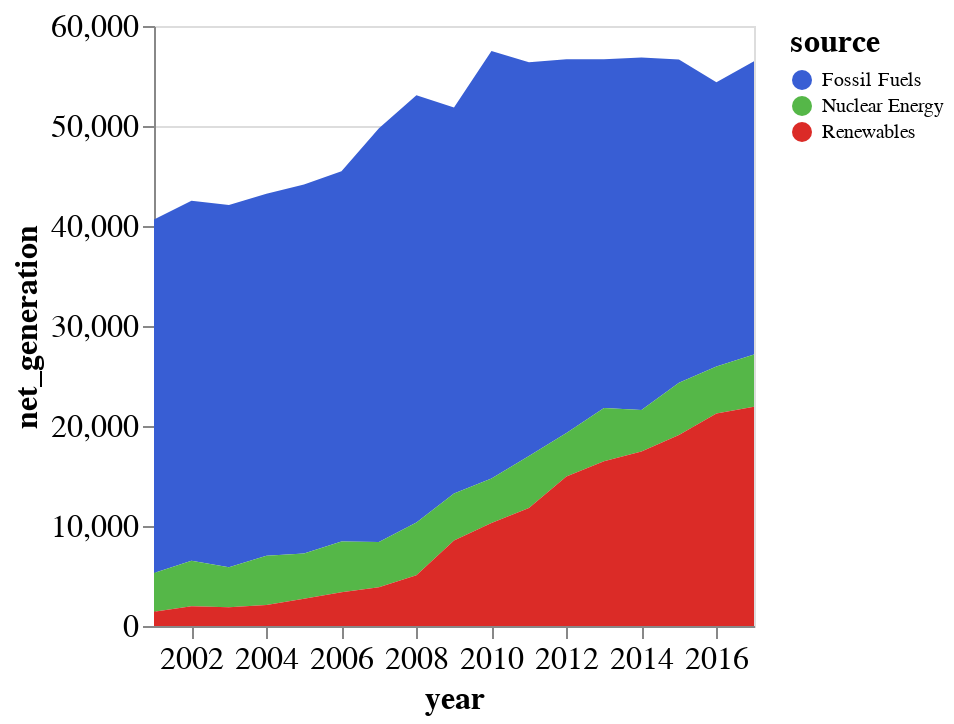

The notebook cell this image was saved under:
### Code cell
source = data.iowa_electricity()
test3 = alt.Chart(source).mark_area().encode(
    x="year:T",
    y="net_generation:Q",
    color="source:N"
)

test3

### Figure 1 — Vega-Lite specification as saved in the notebook (floating-point values rounded to 4 significant figures)
{"config": {"title": {"font": "Futura", "fontSize": 18, "anchor": "middle", "color": "darkblue"}, "axisX": {"grid": false, "tickSize": 6, "labelFontSize": 16, "titleFontSize": 16}, "axisY": {"labelFontSize": 16, "tickSize": 6, "titleFontSize": 16}, "background": "white", "text": {"color": "#686863", "fontSize": 16, "fontWeight": 400, "baseline": "top", "filled": true, "lineBreak": "\n"}, "bar": {"fill": "#1696d2"}, "line": {"strokeWidth": 3}, "range": {"category": ["#385ed4", "#55b748", "#db2b27", "#b589da", "#b75f31", "#1696d2", "#fdbf11", "#ff1ae4"], "diverging": "blueorange", "ramp": ["#cfe8f3", "#aaecff", "#a2d4ec", "#73bfe2", "#46abdb", "#1696d2", "#12719e", "#0a4c6a", "#062635"], "ordinal": ["#cfe8f3", "#aaecff", "#a2d4ec", "#73bfe2", "#46abdb", "#1696d2", "#12719e", "#0a4c6a", "#062635"], "heatmap": ["#cfe8f3", "#aaecff", "#a2d4ec", "#73bfe2", "#46abdb", "#1696d2", "#12719e", "#0a4c6a", "#062635"]}, "legend": {"titleFontSize": 16}}, "data": {"name": "data-bb61008ba0c766c5601afa5323d12ad4"}, "mark": "area", "encoding": {"color": {"type": "nominal", "field": "source"}, "x": {"type": "temporal", "field": "year"}, "y": {"type": "quantitative", "field": "net_generation"}}, "$schema": "https://vega.github.io/schema/vega-lite/v4.0.2.json", "datasets": {"data-bb61008ba0c766c5601afa5323d12ad4": [{"year": "2001-01-01T00:00:00", "source": "Fossil Fuels", "net_generation": 35361}, {"year": "2002-01-01T00:00:00", "source": "Fossil Fuels", "net_generation": 35991}, {"year": "2003-01-01T00:00:00", "source": "Fossil Fuels", "net_generation": 36234}, {"year": "2004-01-01T00:00:00", "source": "Fossil Fuels", "net_generation": 36205}, {"year": "2005-01-01T00:00:00", "source": "Fossil Fuels", "net_generation": 36883}, {"year": "2006-01-01T00:00:00", "source": "Fossil Fuels", "net_generation": 37014}, {"year": "2007-01-01T00:00:00", "source": "Fossil Fuels", "net_generation": 41389}, {"year": "2008-01-01T00:00:00", "source": "Fossil Fuels", "net_generation": 42734}, {"year": "2009-01-01T00:00:00", "source": "Fossil Fuels", "net_generation": 38620}, {"year": "2010-01-01T00:00:00", "source": "Fossil Fuels", "net_generation": 42750}, {"year": "2011-01-01T00:00:00", "source": "Fossil Fuels", "net_generation": 39361}, {"year": "2012-01-01T00:00:00", "source": "Fossil Fuels", "net_generation": 37379}, {"year": "2013-01-01T00:00:00", "source": "Fossil Fuels", "net_generation": 34873}, {"year": "2014-01-01T00:00:00", "source": "Fossil Fuels", "net_generation": 35250}, {"year": "2015-01-01T00:00:00", "source": "Fossil Fuels", "net_generation": 32319}, {"year": "2016-01-01T00:00:00", "source": "Fossil Fuels", "net_generation": 28437}, {"year": "2017-01-01T00:00:00", "source": "Fossil Fuels", "net_generation": 29329}, {"year": "2001-01-01T00:00:00", "source": "Nuclear Energy", "net_generation": 3853}, {"year": "2002-01-01T00:00:00", "source": "Nuclear Energy", "net_generation": 4574}, {"year": "2003-01-01T00:00:00", "source": "Nuclear Energy", "net_generation": 3988}, {"year": "2004-01-01T00:00:00", "source": "Nuclear Energy", "net_generation": 4929}, {"year": "2005-01-01T00:00:00", "source": "Nuclear Energy", "net_generation": 4538}, {"year": "2006-01-01T00:00:00", "source": "Nuclear Energy", "net_generation": 5095}, {"year": "2007-01-01T00:00:00", "source": "Nuclear Energy", "net_generation": 4519}, {"year": "2008-01-01T00:00:00", "source": "Nuclear Energy", "net_generation": 5282}, {"year": "2009-01-01T00:00:00", "source": "Nuclear Energy", "net_generation": 4679}, {"year": "2010-01-01T00:00:00", "source": "Nuclear Energy", "net_generation": 4451}, {"year": "2011-01-01T00:00:00", "source": "Nuclear Energy", "net_generation": 5215}, {"year": "2012-01-01T00:00:00", "source": "Nuclear Energy", "net_generation": 4347}, {"year": "2013-01-01T00:00:00", "source": "Nuclear Energy", "net_generation": 5321}, {"year": "2014-01-01T00:00:00", "source": "Nuclear Energy", "net_generation": 4152}, {"year": "2015-01-01T00:00:00", "source": "Nuclear Energy", "net_generation": 5243}, {"year": "2016-01-01T00:00:00", "source": "Nuclear Energy", "net_generation": 4703}, {"year": "2017-01-01T00:00:00", "source": "Nuclear Energy", "net_generation": 5214}, {"year": "2001-01-01T00:00:00", "source": "Renewables", "net_generation": 1437}, {"year": "2002-01-01T00:00:00", "source": "Renewables", "net_generation": 1963}, {"year": "2003-01-01T00:00:00", "source": "Renewables", "net_generation": 1885}, {"year": "2004-01-01T00:00:00", "source": "Renewables", "net_generation": 2102}, {"year": "2005-01-01T00:00:00", "source": "Renewables", "net_generation": 2724}, {"year": "2006-01-01T00:00:00", "source": "Renewables", "net_generation": 3364}, {"year": "2007-01-01T00:00:00", "source": "Renewables", "net_generation": 3870}, {"year": "2008-01-01T00:00:00", "source": "Renewables", "net_generation": 5070}, {"year": "2009-01-01T00:00:00", "source": "Renewables", "net_generation": 8560}, {"year": "2010-01-01T00:00:00", "source": "Renewables", "net_generation": 10308}, {"year": "2011-01-01T00:00:00", "source": "Renewables", "net_generation": 11795}, {"year": "2012-01-01T00:00:00", "source": "Renewables", "net_generation": 14949}, {"year": "2013-01-01T00:00:00", "source": "Renewables", "net_generation": 16476}, {"year": "2014-01-01T00:00:00", "source": "Renewables", "net_generation": 17452}, {"year": "2015-01-01T00:00:00", "source": "Renewables", "net_generation": 19091}, {"year": "2016-01-01T00:00:00", "source": "Renewables", "net_generation": 21241}, {"year": "2017-01-01T00:00:00", "source": "Renewables", "net_generation": 21933}]}}
